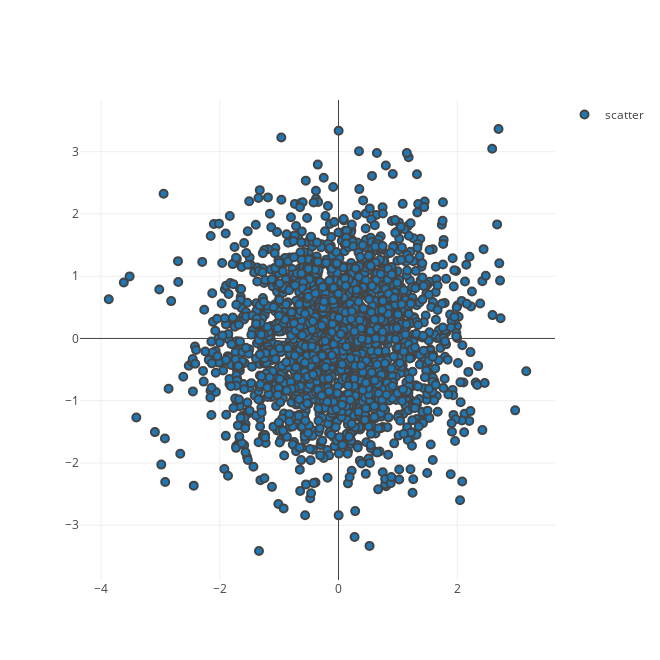

The notebook cell this image was saved under:
### Markdown cell above
[HOME](#Interactive-Plots)

<br>

### Code cell
n = 2048
x = np.random.randn(n)
y = np.random.randn(n)

scatterTrace = Scatter(
                        x = x,
                        y = y,
                        mode = 'markers',
                        name = 'scatter',
        
                        marker = dict( color = '##27AE60',
                                       line = dict (width = 2),
                                       size = 8,
                                     )
                      )

layout = Layout(
                    showlegend=True,
                    height=660,
                    width=660,
                    hovermode=False)

data = [scatterTrace]
fig = dict( data=data, layout=layout,  )
iplot(fig)

### Figure 1 — Plotly figure (JSON) as saved in the notebook; plotly's stock layout.template omitted (floating-point values rounded to 4 significant figures; data arrays with more than 128 entries replaced by an {"elided": "..."} marker saying what was removed)
{"data": [{"marker": {"color": "##27AE60", "line": {"width": 2}, "size": 8}, "mode": "markers", "name": "scatter", "type": "scatter", "x": {"elided": "2048 float values"}, "y": {"elided": "2048 float values"}}], "layout": {"height": 660, "hovermode": false, "showlegend": true, "width": 660}}
